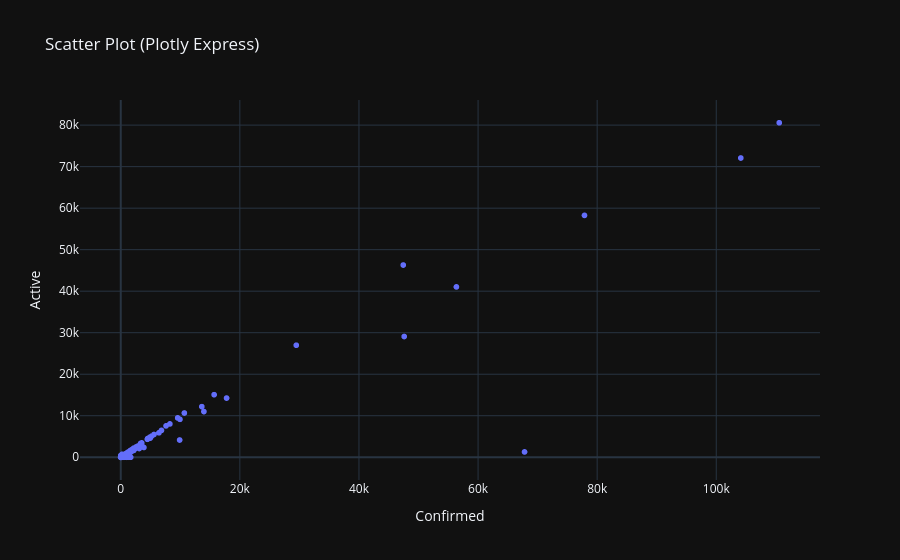

Notebook code cell kept with this figure:
### Code cell
import plotly.express as px

fig_px = px.scatter(
    doc,
    x= "Confirmed",
    y="Active",
    title="Scatter Plot (Plotly Express)"
)
fig_px.update_layout(template="plotly_dark")

fig_px.show()

### Figure 1 — Plotly figure (JSON) as saved in the notebook; plotly's stock layout.template omitted (floating-point values rounded to 4 significant figures; data arrays with more than 128 entries replaced by an {"elided": "..."} marker saying what was removed)
{"data": [{"hovertemplate": "Confirmed=%{x}<br>Active=%{y}<extra></extra>", "legendgroup": "", "marker": {"color": "#636efa", "symbol": "circle"}, "mode": "markers", "name": "", "showlegend": false, "type": "scattergl", "x": {"elided": "2522 int values"}, "xaxis": "x", "y": {"elided": "2522 int values"}, "yaxis": "y"}], "layout": {"legend": {"tracegroupgap": 0}, "title": {"text": "Scatter Plot (Plotly Express)"}, "xaxis": {"anchor": "y", "domain": [0, 1], "title": {"text": "Confirmed"}}, "yaxis": {"anchor": "x", "domain": [0, 1], "title": {"text": "Active"}}}}
